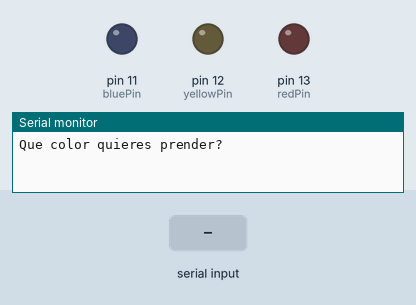
Simulated run of this sketch. Board: Arduino Uno, built with avr-gcc and run on an emulated ATmega328P. Parts: output pins drawn as LEDs (lit = HIGH), the last lines printed to the serial monitor. Inputs (shaded band) come from the test bench.

Above: at 1.2 s.
1.3 s: "1\n" received over Serial
At 2.1 s:
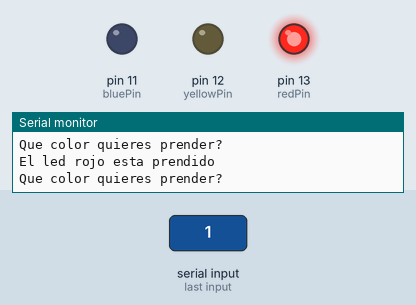
3.8 s: "2\n" received over Serial
At 4.6 s:
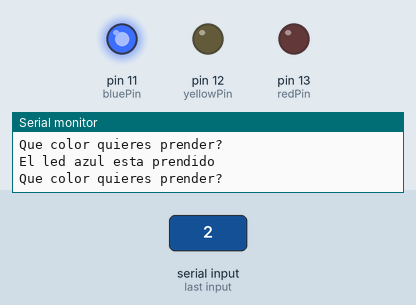
6.3 s: "3\n" received over Serial
At 7.0 s:
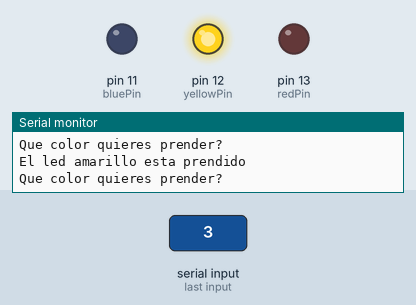
Timing chart, 0 to 9.3 s (numbered marks = the images above; inputs shaded):
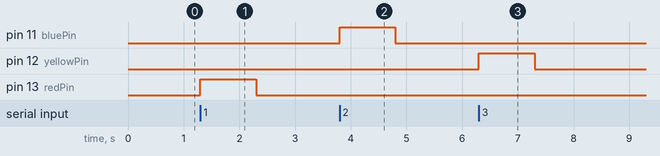

Measured:
- after the input at 1.3 s, pin 13 (redPin): LOW → HIGH at once, → LOW 1.0 s later
- after the input at 3.8 s, pin 11 (bluePin): LOW → HIGH at once, → LOW 1.0 s later
- after the input at 6.3 s, pin 12 (yellowPin): LOW → HIGH at once, → LOW 1.0 s later

The sketch:

sketch_12_ifElse_switchCase.ino
```cpp
/*String myName;
String msg1 = "Escribe tu nombre";
String msg2 = "Hola ";
String msg3 = ", Bienvenido ";

void setup() {
  Serial.begin(115200);

}

void loop() {
  Serial.println(msg1);
  while (Serial.available() == 0){

  }

  myName = Serial.readString();
  Serial.print(msg2);
  Serial.print(myName);
  Serial.println(msg3);

}*/
int redPin = 13;
int bluePin = 11;
int yellowPin = 12;
int ledColor;
String red = "rojo";
String blue = "azul";
String yellow = "amarillo";

String msg1 = "Que color quieres prender?";

void setup() {
  pinMode(redPin, OUTPUT);
  pinMode(bluePin, OUTPUT);
  pinMode(yellowPin, OUTPUT);
  Serial.begin(115200);

}

void loop() {
  Serial.println(msg1);
  while (Serial.available() == 0){

  }
  ledColor = Serial.parseInt();

  switch(ledColor){
    case 1:
    Serial.println("El led rojo esta prendido");
    digitalWrite(redPin, HIGH);
    digitalWrite(bluePin, LOW);
    digitalWrite(yellowPin, LOW);
    break;

    case 2:
    Serial.println("El led azul esta prendido");
    digitalWrite(redPin, LOW);
    digitalWrite(bluePin, HIGH);
    digitalWrite(yellowPin, LOW);
    break;
    case 3:
    Serial.println("El led amarillo esta prendido");
    digitalWrite(redPin, LOW);
    digitalWrite(bluePin, LOW);
    digitalWrite(yellowPin, HIGH);
    break;

    default:
      digitalWrite(yellowPin, LOW);
      digitalWrite(redPin, LOW);
      digitalWrite(bluePin, LOW);
      Serial.println("El valor que intentas ingresar no existe.");

  }

  /*ledColor = Serial.readSritng();

  if (ledColor == red || ledColor == "ROJO"){
    Serial.println("El led rojo esta prendido");
    digitalWrite(redPin, HIGH);

    digitalWrite(bluePin, LOW);
    digitalWrite(yellowPin, LOW);
  }else if (ledColor == blue || ledColor == "AZUL"){
    Serial.println("El led azul esta prendido");
    digitalWrite(bluePin, HIGH);

    digitalWrite(redPin, LOW);
    digitalWrite(yellowPin, LOW);
  } else if (ledColor == yellow || ledColor == "AMARILLO"){
    Serial.println("El led amarillo esta prendido");
    digitalWrite(yellowPin, HIGH);

    digitalWrite(redPin, LOW);
    digitalWrite(bluePin, LOW);
  }else{
    digitalWrite(yellowPin, LOW);
    digitalWrite(redPin, LOW);
    digitalWrite(bluePin, LOW);
    Serial.println("El valor que intentas ingresar no existe.");
  }*/


}
```
